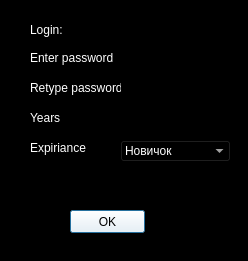
<?xml version="1.0" encoding="UTF-8"?>
<ui version="4.0">
 <class>Reg</class>
 <widget class="QDialog" name="Reg">
  <property name="geometry">
   <rect>
    <x>0</x>
    <y>0</y>
    <width>248</width>
    <height>261</height>
   </rect>
  </property>
  <property name="windowTitle">
   <string>Dialog</string>
  </property>
  <property name="styleSheet">
   <string notr="true">background-color: rgb(0, 0, 0);</string>
  </property>
  <widget class="QLineEdit" name="lineEdit">
   <property name="geometry">
    <rect>
     <x>120</x>
     <y>20</y>
     <width>113</width>
     <height>20</height>
    </rect>
   </property>
   <property name="styleSheet">
    <string notr="true">color: rgb(255, 255, 255);</string>
   </property>
  </widget>
  <widget class="QLineEdit" name="lineEdit_2">
   <property name="geometry">
    <rect>
     <x>120</x>
     <y>50</y>
     <width>113</width>
     <height>20</height>
    </rect>
   </property>
   <property name="styleSheet">
    <string notr="true">color: rgb(255, 255, 255);</string>
   </property>
  </widget>
  <widget class="QLineEdit" name="lineEdit_3">
   <property name="geometry">
    <rect>
     <x>120</x>
     <y>80</y>
     <width>113</width>
     <height>20</height>
    </rect>
   </property>
   <property name="styleSheet">
    <string notr="true">color: rgb(255, 255, 255);</string>
   </property>
  </widget>
  <widget class="QLabel" name="label">
   <property name="geometry">
    <rect>
     <x>30</x>
     <y>20</y>
     <width>47</width>
     <height>20</height>
    </rect>
   </property>
   <property name="styleSheet">
    <string notr="true">color: rgb(255, 255, 255);</string>
   </property>
   <property name="text">
    <string>Login:</string>
   </property>
  </widget>
  <widget class="QLabel" name="label_2">
   <property name="geometry">
    <rect>
     <x>30</x>
     <y>50</y>
     <width>91</width>
     <height>16</height>
    </rect>
   </property>
   <property name="styleSheet">
    <string notr="true">color: rgb(255, 255, 255);</string>
   </property>
   <property name="text">
    <string>Enter password</string>
   </property>
  </widget>
  <widget class="QLabel" name="label_3">
   <property name="geometry">
    <rect>
     <x>30</x>
     <y>80</y>
     <width>91</width>
     <height>16</height>
    </rect>
   </property>
   <property name="styleSheet">
    <string notr="true">color: rgb(255, 255, 255);</string>
   </property>
   <property name="text">
    <string>Retype password</string>
   </property>
  </widget>
  <widget class="QPushButton" name="pushButton">
   <property name="geometry">
    <rect>
     <x>70</x>
     <y>210</y>
     <width>75</width>
     <height>23</height>
    </rect>
   </property>
   <property name="styleSheet">
    <string notr="true">background-color: rgb(255, 255, 255);</string>
   </property>
   <property name="text">
    <string>OK</string>
   </property>
  </widget>
  <widget class="QLineEdit" name="lineEdit_4">
   <property name="geometry">
    <rect>
     <x>120</x>
     <y>110</y>
     <width>113</width>
     <height>20</height>
    </rect>
   </property>
   <property name="styleSheet">
    <string notr="true">color: rgb(255, 255, 255);</string>
   </property>
  </widget>
  <widget class="QLabel" name="label_4">
   <property name="geometry">
    <rect>
     <x>30</x>
     <y>110</y>
     <width>51</width>
     <height>16</height>
    </rect>
   </property>
   <property name="styleSheet">
    <string notr="true">color: rgb(255, 255, 255);</string>
   </property>
   <property name="text">
    <string>Years</string>
   </property>
  </widget>
  <widget class="QComboBox" name="comboBox">
   <property name="geometry">
    <rect>
     <x>120</x>
     <y>140</y>
     <width>111</width>
     <height>22</height>
    </rect>
   </property>
   <property name="styleSheet">
    <string notr="true">color: rgb(255, 255, 255);</string>
   </property>
   <item>
    <property name="text">
     <string>Новичок</string>
    </property>
   </item>
   <item>
    <property name="text">
     <string>Продвинутый</string>
    </property>
   </item>
   <item>
    <property name="text">
     <string>Профессионал</string>
    </property>
   </item>
  </widget>
  <widget class="QLabel" name="label_5">
   <property name="geometry">
    <rect>
     <x>30</x>
     <y>140</y>
     <width>61</width>
     <height>16</height>
    </rect>
   </property>
   <property name="styleSheet">
    <string notr="true">color: rgb(255, 255, 255);</string>
   </property>
   <property name="text">
    <string>Expiriance</string>
   </property>
  </widget>
 </widget>
 <resources/>
 <connections/>
</ui>
